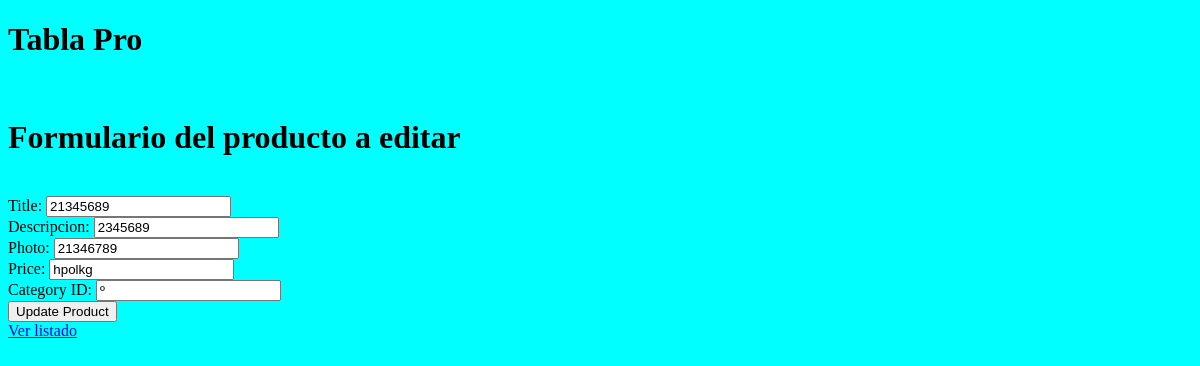
/products/update/4, run on an earlier commit of the app's database.
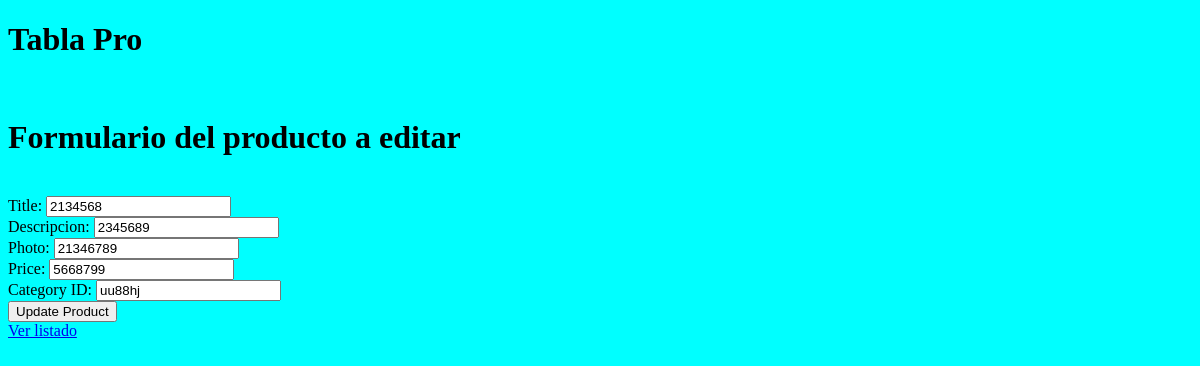
And on a later commit of the database.
### tables this page shows
CREATE TABLE products (
	id INTEGER PRIMARY KEY AUTOINCREMENT,
	title TEXT,
	description TEXT,
	photo TEXT,
	price DECIMAL(10, 2),
	category_id INTEGER,
	seller_id INTEGER,
	created DATETIME,
	updated DATETIME,
	FOREIGN KEY (category_id) REFERENCES categories(id),
	FOREIGN KEY (seller_id) REFERENCES users(id)
);

### app.py (the view, shortened to what this page needs)
@app.route('/products/update/<int:id>', methods=["GET", "POST"])
def products_update(id):
		if request.method == 'GET':
			with get_db_connection() as con:
				res = con.execute("SELECT * FROM products WHERE id =?", (id,))
				product = res.fetchone()
				return render_template('products/update.html', product = product)

### app.py (called while the page is built)
def get_db_connection():
    sqlite3_database_path = "database.db"
    con = sqlite3.connect(sqlite3_database_path)
    con.row_factory = sqlite3.Row
    return con

### templates/products/update.html (shortened to what this page needs)
<!DOCTYPE html>
<html>
<head>
    <link rel="stylesheet" href="{{url_for('static', filename='style.css')}}">
</head>
<body>
    <h1>Tabla Pro</h1>
	<br/><h1>Formulario del producto a editar</h1><br/>
	<form method="POST" action="{{ url_for('products_update', id = product['id'])}}">
        <label for="title">Title:</label>
        <input value="{{ product['title'] }}" type="text" id="title" name="title" >
        <br>
        <label for="description">Descripcion:</label>
        <input value="{{ product['description'] }}"  type="text" id="description" name="description" />
        <br>
        <label for="photo">Photo:</label>
        <input value="{{ product['photo'] }}" type="text" id="photo" name="photo" accept="image/png, image/jpeg" />
        <br>
        <label for="price">Price:</label>
        <input value="{{ product['price'] }}" type="text" id="price" name="price">
        <br>
        <label for="category_id">Category ID:</label>
        <input value="{{ product['category_id'] }}" type="text" id="category_id" name="category_id">
        <br>
        <input type="submit" value="Update Product">
    </form>
    <a class="action" href="{{url_for('products_list')}}">Ver listado</a>
</body>
</html>

What changed in the data, as far as the page shows it:
changed products: title "21345689" → "2134568"; price "hpolkg" → "5668799"; category_id "º" → "uu88hj"
